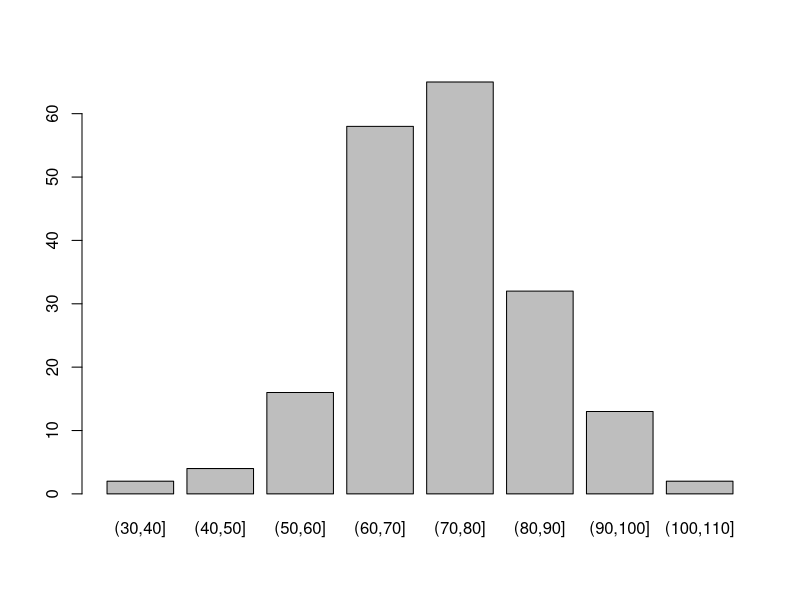
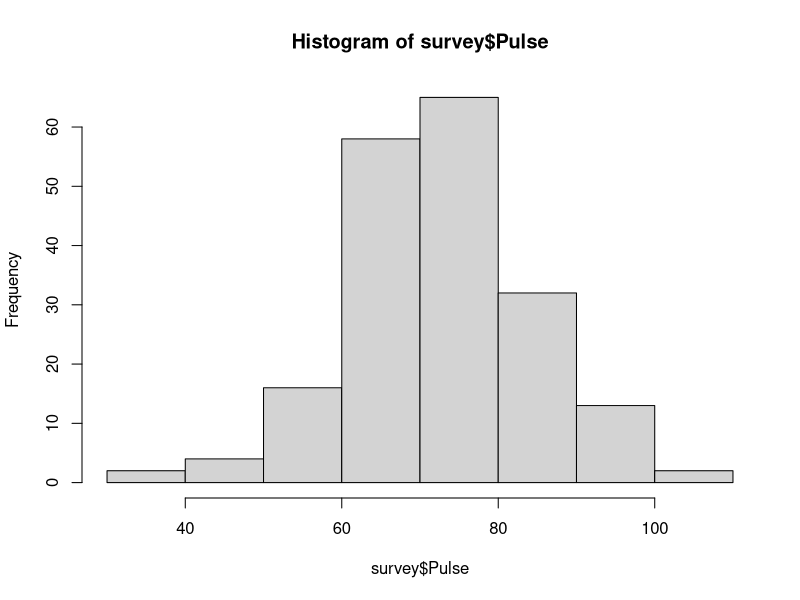
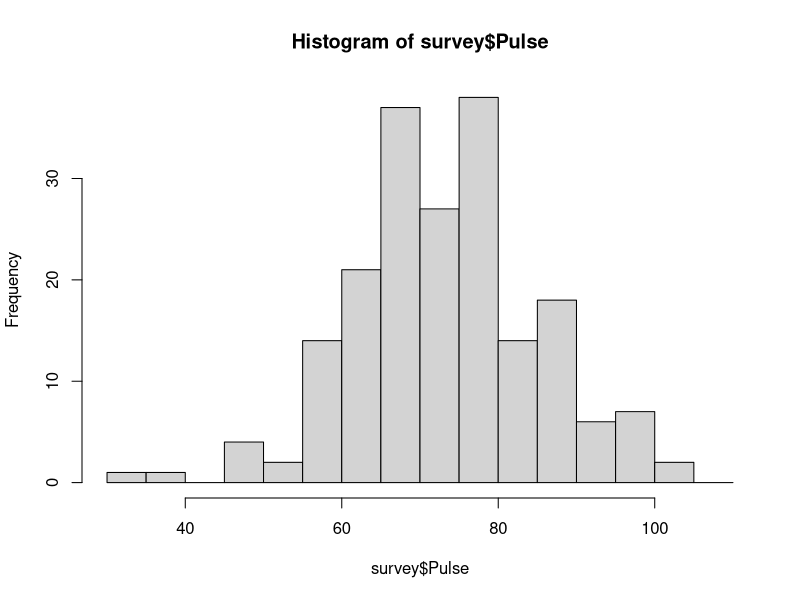
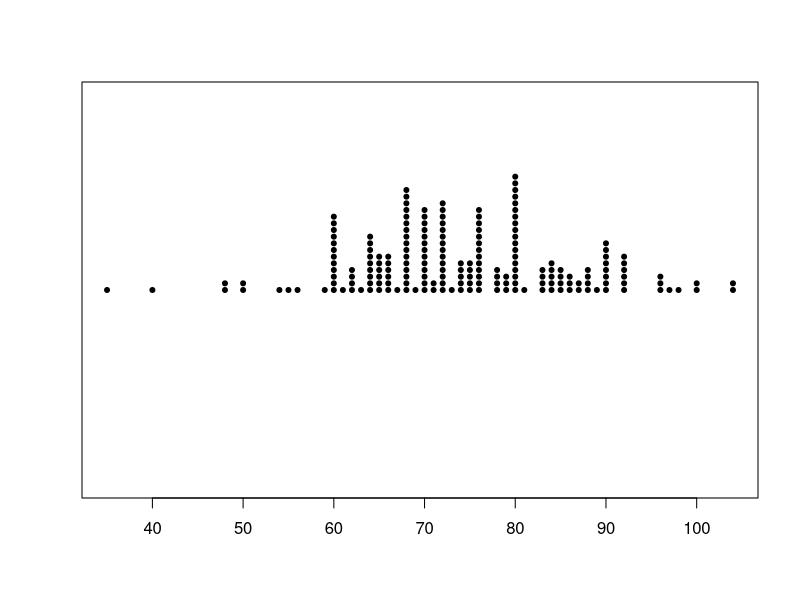
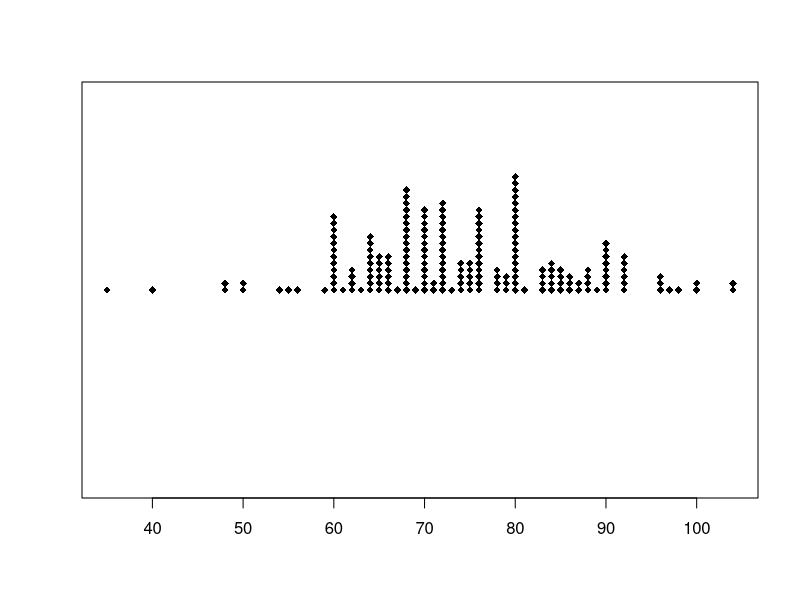
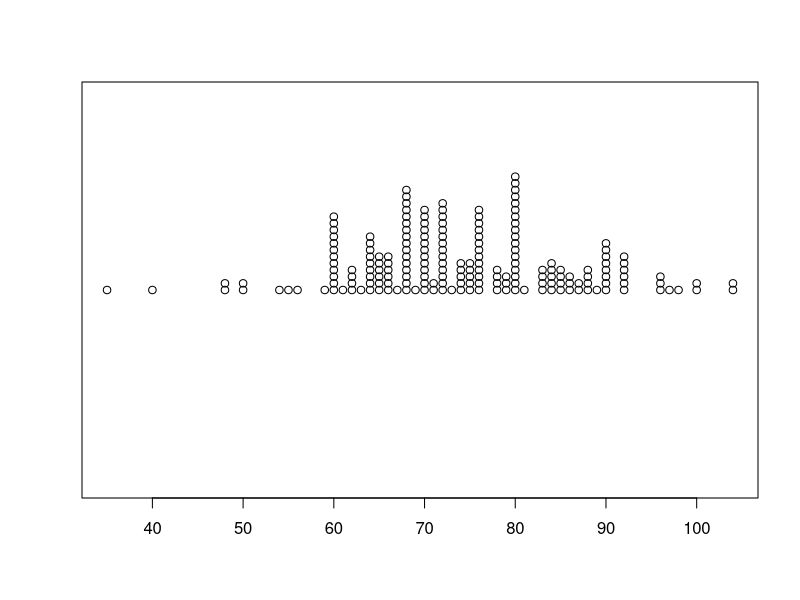
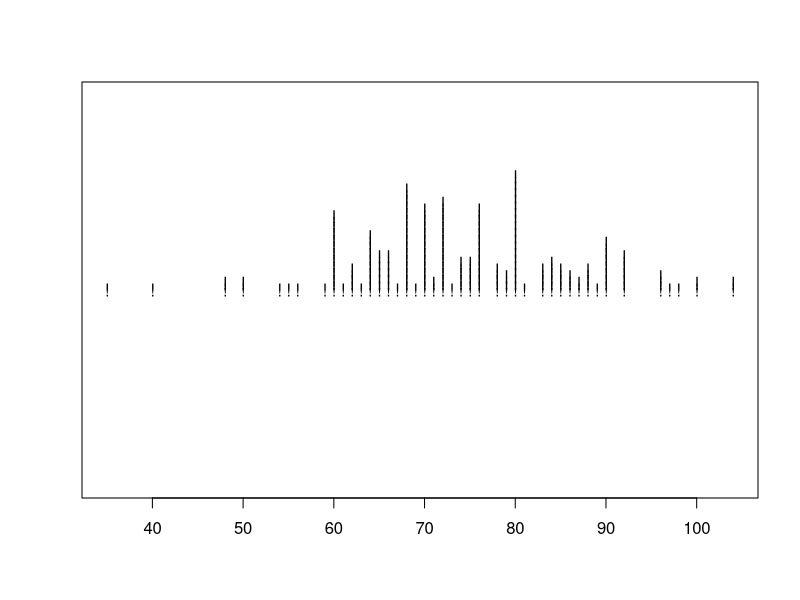

Here is the R script that generated these plots, in order:
library(MASS)
data(survey)

table(survey$Pulse)
table(survey$Pulse, useNA="ifany")

pulse.interval <- cut(survey$Pulse, breaks=seq(30,110,10))
pulse.interval
table(pulse.interval)

barplot( table(pulse.interval) )
hist(survey$Pulse)
hist(survey$Pulse, breaks=seq(30,110,5))

stripchart(survey$Pulse, method="stack", pch=20)
stripchart(survey$Pulse, method="stack", pch=18)
stripchart(survey$Pulse, method="stack", pch=1)
stripchart(survey$Pulse, method="stack", pch="!")